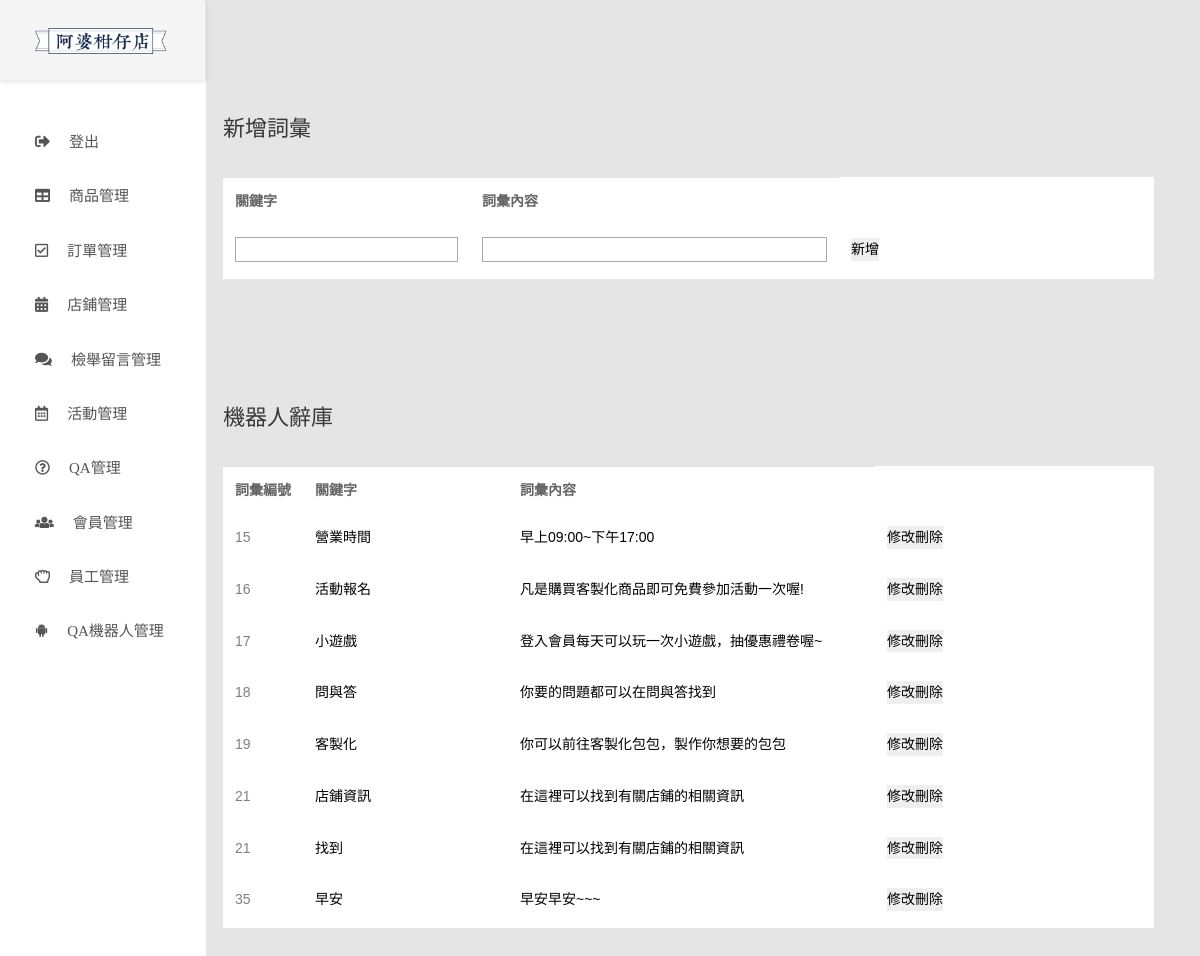
The page /Apobackend/robotBack.php on the database its author committed.
### tables this page shows
CREATE TABLE IF NOT EXISTS `word_keyword` (
  `keyword_id` int(10) NOT NULL AUTO_INCREMENT COMMENT '關鍵字編號',
  `keyword` varchar(10) NOT NULL COMMENT '關鍵字',
  `word_id` int(10) NOT NULL COMMENT '詞彙編號',
  PRIMARY KEY (`keyword_id`),
  KEY `word_keyword_FK1` (`word_id`) USING BTREE
);

CREATE TABLE IF NOT EXISTS `robot_words` (
  `word_id` int(10) NOT NULL AUTO_INCREMENT COMMENT '詞彙編號',
  `word` varchar(50) NOT NULL COMMENT '詞彙內容',
  PRIMARY KEY (`word_id`)
);

### Apobackend/robotBack.php (the view, shortened to what this page needs)
<?php
$errMsg = "";
try {
    require_once("connectCd104g1.php");
    $sql = "SELECT rw.word_id,rw.word,wk.keyword from robot_words as rw
            join word_keyword as wk
            on rw.word_id = wk.word_id";
    $robot_words = $pdo -> query( $sql );
} catch (PDOException $e) {
    $errMsg .= "錯誤原因 : ".$e -> getMessage(). "<br>";
    $errMsg .= "錯誤行號 : ".$e -> getLine(). "<br>";
}
?>
<!DOCTYPE html>
<html lang="en">
<head>
    <?php require_once("BackendHead.php") ?>
</head>
<body class="animsition">
    <div class="page-wrapper">
        <?php require_once("menu.php") ?>
        <div class="page-container">
            <div class="main-content">
                <div class="section__content section__content--p30">
                    <div class="container-fluid">
                        <div class="row">
                            <div class="col-md-12">
                                <h3 class="title-5 m-b-35">新增詞彙</h3>
                                <div class="table-responsive table-responsive-data2">
                                    <table class="table table-data2">
                                            <tr>
                                                <th>關鍵字</th>
                                                <th>詞彙內容</th>
                                            </tr>
                                            <form action="addRobot.php">
                                                <tr class="tr-shadow">
                                                    <td><input class="inputLength" size="25" type="text" name="keyword"></td>
                                                    <td><input class="inputLength" size="40" type="text" name="word"></td>
                                                    <td>
                                                        <div class="table-data-feature">
                                                            <input type="submit" name="" value="新增">
                                                        </div>
                                                    </td>
                                                </tr>
                                                <tr class="spacer"></tr>
                                            </form>
                                    </table>
                                </div>
                            </div>
                        </div>
                        <br>
                        <div class="row">
                            <div class="col-md-12">
                                <h3 class="title-5 m-b-35">機器人辭庫</h3>
                                <div class="table-responsive table-responsive-data2">
                                    <table class="table table-data2">
                                            <tr>
                                                <th>詞彙編號</th>
                                                <th>關鍵字</th>
                                                <th>詞彙內容</th>
                                            </tr>
                                            <?php
                                            if($errMsg !=""){
                                                echo "<tr><td colspan='6' align='center'>$errMsg</td></tr>";
                                            }else{
                                                while($prodRow = $robot_words->fetchObject()){
                                            ?>
                                            <form method="post" action="deleteRobot.php">
                                            <tr class="tr-shadow">
                                                <td><?php echo $prodRow->word_id?></td>
                                                <td><input type="text" name="keyword" value="<?php echo $prodRow->keyword;?>"></td>
                                                <td><input size="40" type="text" name="word" value="<?php echo $prodRow->word;?>"></td>
                                                <td>
                                                    <div class="table-data-feature">
                                                        <input type="submit" value="修改" onclick="this.form.action='updateRobot.php'">
                                                        <input type="submit" name="del" value="刪除">
                                                    </div>
                                                </td>
                                            </tr>
                                            <tr class="spacer"></tr>
                                            </form>
                                    <?php
                                        }
                                    }
                                    ?>
                                    </table>
                                </div>
                            </div>
                        </div>
                    </div>
                </div>
            </div>
        </div>
    </div>
</body>
</html>

### Apobackend/BackendHead.php (shortened to what this page needs)
<link href="css/font-face.css" rel="stylesheet" media="all">
<link href="vendor/font-awesome-4.7/css/font-awesome.min.css" rel="stylesheet" media="all">
<link href="vendor/font-awesome-5/css/fontawesome-all.min.css" rel="stylesheet" media="all">
<link href="vendor/mdi-font/css/material-design-iconic-font.min.css" rel="stylesheet" media="all">
<link href="vendor/bootstrap-4.1/bootstrap.min.css" rel="stylesheet" media="all">
<link href="vendor/animsition/animsition.min.css" rel="stylesheet" media="all">
<link href="vendor/bootstrap-progressbar/bootstrap-progressbar-3.3.4.min.css" rel="stylesheet" media="all">
<link href="vendor/wow/animate.css" rel="stylesheet" media="all">
<link href="vendor/css-hamburgers/hamburgers.min.css" rel="stylesheet" media="all">
<link href="vendor/slick/slick.css" rel="stylesheet" media="all">
<link href="vendor/select2/select2.min.css" rel="stylesheet" media="all">
<link href="vendor/perfect-scrollbar/perfect-scrollbar.css" rel="stylesheet" media="all">
<link href="css/theme.css" rel="stylesheet" media="all">
<link rel="stylesheet" type="text/css" href="css/overwrite.css">

### Apobackend/menu.php (shortened to what this page needs)
<aside class="menu-sidebar d-none d-lg-block">
    <div class="logo">
        <a href="index.php">
            <img src="images/icon/Logo1-04.png" alt="阿婆柑仔店後端" />
        </a>
    </div>
    <div class="menu-sidebar__content js-scrollbar1">
        <nav class="navbar-sidebar">
            <ul class="list-unstyled navbar__list">
                <li>
                    <a href="backLogout.php">
                        <i class="fas fa-sign-out-alt"></i>登出</a>
                </li>
                <li >
                    <a href="index.php">
                        <i class="fas fa-table"></i>商品管理</a>
                </li>
                <li>
                    <a href="order.php">
                        <i class="far fa-check-square"></i>訂單管理</a>
                </li>
                <li>
                    <a href="storeBack.php">
                        <i class="fas fa-calendar-alt"></i>店鋪管理</a>
                </li>
                <li>
                    <a href="msg-board.php">
                    <i class="fas fa-comments"></i>檢舉留言管理</a>
                </li>
                <li>
                    <a href="event.php">
                    <i class="far fa-calendar-alt"></i>活動管理</a>
                </li>
                <li>
                    <a href="qa.php">
                    <i class="far fa-question-circle"></i>QA管理</a>
                </li>
                <li>
                    <a href="member.php">
                    <i class="fas fa-users"></i>會員管理</a>
                </li>
                <li>
                    <a href="staff.php">
                    <i class="far fa-hand-rock"></i>員工管理</a>
                </li>
                <li>
                    <a href="robotBack.php">
                    <i class="fab fa-android"></i>QA機器人管理</a>
                </li>
            </ul>
        </nav>
    </div>
</aside>

### Apobackend/css/overwrite.css (style rules this page uses)
.menu-sidebar .logo { text-align: center; height: auto; height: 80px; }
.menu-sidebar { width: 206px; }
.page-container { padding-left: 178px; }
.table-data2.table tbody tr td:first-child { width: 80px; }
.col-md-12 { margin-bottom: 100px; }
.inputLength { border: 1px solid #aaa; }
.navbar-sidebar .navbar__list li a { font-size: 15px; }
.table td, .table th { font-size: 14px; }

### rows shown on the page
word_keyword: word.word_id "15", keyword "營業時間", word "早上09:00~下午17:00"
word_keyword: word.word_id "16", keyword "活動報名", word "凡是購買客製化商品即可免費參加活動一次喔!"
word_keyword: word.word_id "17", keyword "小遊戲", word "登入會員每天可以玩一次小遊戲，抽優惠禮卷喔~"
word_keyword: word.word_id "18", keyword "問與答", word "你要的問題都可以在問與答找到"
word_keyword: word.word_id "19", keyword "客製化", word "你可以前往客製化包包，製作你想要的包包"
word_keyword: word.word_id "21", keyword "店鋪資訊", word "在這裡可以找到有關店鋪的相關資訊"
word_keyword: word.word_id "21", keyword "找到", word "在這裡可以找到有關店鋪的相關資訊"
word_keyword: word.word_id "35", keyword "早安", word "早安早安~~~"
